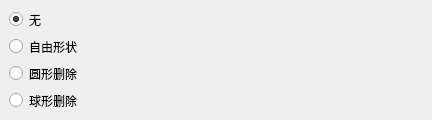
<?xml version="1.0" encoding="UTF-8"?>
<ui version="4.0">
 <class>JDCEPlan</class>
 <widget class="qMRMLWidget" name="JDCEPlan">
  <property name="geometry">
   <rect>
    <x>0</x>
    <y>0</y>
    <width>432</width>
    <height>120</height>
   </rect>
  </property>
  <property name="styleSheet">
   <string notr="true"/>
  </property>
  <layout class="QVBoxLayout" name="verticalLayout">
   <property name="leftMargin">
    <number>0</number>
   </property>
   <property name="topMargin">
    <number>0</number>
   </property>
   <property name="rightMargin">
    <number>0</number>
   </property>
   <property name="bottomMargin">
    <number>0</number>
   </property>
   <item>
    <widget class="QWidget" name="paint_paras" native="true">
     <property name="minimumSize">
      <size>
       <width>0</width>
       <height>100</height>
      </size>
     </property>
     <property name="maximumSize">
      <size>
       <width>16777215</width>
       <height>170</height>
      </size>
     </property>
     <layout class="QFormLayout" name="formLayout">
      <item row="1" column="0">
       <widget class="QRadioButton" name="radioButton">
        <property name="text">
         <string>自由形状</string>
        </property>
        <property name="checked">
         <bool>false</bool>
        </property>
       </widget>
      </item>
      <item row="2" column="0">
       <widget class="QRadioButton" name="radioButton_2">
        <property name="text">
         <string>圆形删除</string>
        </property>
        <property name="checked">
         <bool>false</bool>
        </property>
       </widget>
      </item>
      <item row="3" column="0">
       <widget class="QRadioButton" name="radioButton_3">
        <property name="text">
         <string>球形删除</string>
        </property>
       </widget>
      </item>
      <item row="3" column="1">
       <widget class="ctkSliderWidget" name="paint_slider" native="true"/>
      </item>
      <item row="0" column="0">
       <widget class="QRadioButton" name="radioButton_4">
        <property name="text">
         <string>无</string>
        </property>
        <property name="checked">
         <bool>true</bool>
        </property>
       </widget>
      </item>
     </layout>
    </widget>
   </item>
  </layout>
 </widget>
 <customwidgets>
  <customwidget>
   <class>qMRMLWidget</class>
   <extends>QWidget</extends>
   <header>qMRMLWidget.h</header>
   <container>1</container>
  </customwidget>
  <customwidget>
   <class>ctkSliderWidget</class>
   <extends>QWidget</extends>
   <header>ctkSliderWidget.h</header>
  </customwidget>
 </customwidgets>
 <resources/>
 <connections/>
</ui>
